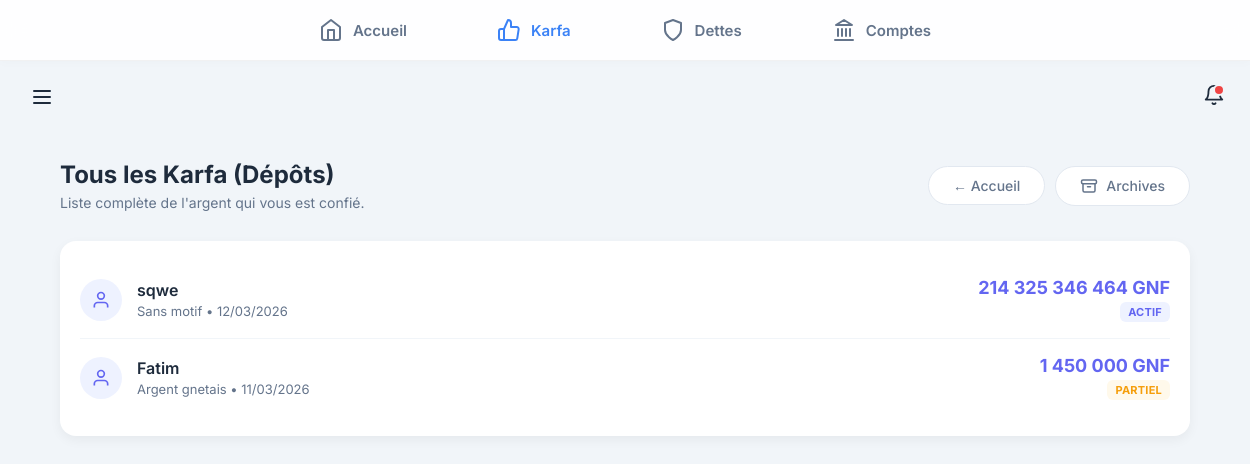
The page /karfa/liste/ (signed in) on the database its author committed.
### backend/modules/karfa/models/karfa_model.py (models this page shows, shortened)
class Karfa(models.Model):
    STATUT_ACTIF = 'ACTIF'
    STATUT_PARTIELLEMENT_RENDU = 'PARTIELLEMENT_RENDU'
    STATUT_RENDU_TOTAL = 'RENDU_TOTAL'
    STATUT_EN_LITIGE = 'EN_LITIGE'
    CHOIX_STATUT = [
        (STATUT_ACTIF, 'En main'),
        (STATUT_PARTIELLEMENT_RENDU, 'Partiellement rendu'),
        (STATUT_RENDU_TOTAL, 'Rendu totalement'),
        (STATUT_EN_LITIGE, 'En litige'),
    ]
    id = models.UUIDField(
        primary_key=True,
        default=uuid.uuid4,
        editable=False,
        verbose_name='ID'
    )
    beneficiaire = models.CharField(
        max_length=100,
        verbose_name='Bénéficiaire'
    )
    montant_initial = models.DecimalField(
        max_digits=12,
        decimal_places=0,
        validators=[MinValueValidator(0)],
        verbose_name='Montant initial (GNF)'
    )
    montant_actuel = models.DecimalField(
        max_digits=12,
        decimal_places=0,
        validators=[MinValueValidator(0)],
        default=0,
        verbose_name='Montant actuel (GNF)'
    )
    devise = models.CharField(
        max_length=3,
        default='GNF',
        editable=False,
        verbose_name='Devise'
    )
    date_creation = models.DateTimeField(
        auto_now_add=True,
        verbose_name='Date de création'
    )
    date_rendu_total = models.DateTimeField(
        null=True,
        blank=True,
        verbose_name='Date de restitution totale'
    )
    statut = models.CharField(
        max_length=20,
        choices=CHOIX_STATUT,
        default=STATUT_ACTIF,
        verbose_name='Statut'
    )
    motif = models.TextField(
        blank=True,
        verbose_name='Motif du dépôt'
    )
    justificatif = models.ImageField(
        upload_to='karfa/justificatifs/%Y/%m/',
        null=True,
        blank=True,
        verbose_name='Justificatif (photo/reçu)'
    )
    archive = models.BooleanField(
        default=False,
        verbose_name='Archivé'
    )
    date_archivage = models.DateTimeField(
        null=True,
        blank=True,
        verbose_name='Date d\'archivage'
    )
    cree_par = models.ForeignKey(
        User,
        on_delete=models.SET_NULL,
        null=True,
        related_name='karfas_crees',
        verbose_name='Créé par'
    )
    class Meta:
        verbose_name = 'Karfa'
        verbose_name_plural = 'Karfas'
        ordering = ['-date_creation']
        constraints = [
            models.UniqueConstraint(
                fields=['beneficiaire', 'motif', 'date_creation'],
                name='unique_karfa_par_beneficiaire_motif_date',
                condition=models.Q(archive=False)
            )
        ]

### backend/modules/karfa/views/liste.py (the view)
# urls.py: path('liste/', liste_tous_karfa, name='liste_tous_karfa'),
@login_required
def liste_tous_karfa(request):
    karfas = Karfa.objects.filter(cree_par=request.user, archive=False).order_by('-date_creation')
    return render(request, 'modules/karfa/tous.html', {'karfas': karfas})

### backend/modules/core/templatetags/custom_filters.py (called while the page is built)
@register.filter
def milliers(value):
    try:
        num = float(value)
        if num == int(num):
            return f"{int(num):,}".replace(",", " ")
        return f"{num:,.3f}".rstrip('0').rstrip('.').replace(",", " ").replace(".", ",")
    except:
        return value

### frontend/templates/modules/karfa/tous.html
{% extends 'base.html' %}
{% load static %}
{% load custom_filters %}
{% block content %}
<link rel="stylesheet" href="{% static 'css/tableaux.css' %}">
<div class="tous-karfa-container" style="max-width: 1200px; margin: 0 auto; padding: 20px;">
    <header class="page-header" style="display: flex; justify-content: space-between; align-items: center; margin-bottom: 30px; flex-wrap: wrap; gap: 15px;">
        <div>
            <h1 class="page-title" style="margin: 0; color: #1e2b3c; font-size: 24px; font-weight: 700;">Tous les Karfa (Dépôts)</h1>
            <p style="margin: 5px 0 0; color: #64748b; font-size: 14px;">Liste complète de l'argent qui vous est confié.</p>
        </div>
        <div class="header-actions" style="display: flex; gap: 10px; align-items: center;">
            <a href="{% url 'karfa:karfa_list' %}" style="background: white; border: 1px solid #e2e8f0; color: #64748b; padding: 10px 24px; border-radius: 30px; text-decoration: none; font-weight: 500; font-size: 14px; display: inline-flex; align-items: center; gap: 8px;">
                ← Accueil
            </a>
            <a href="{% url 'karfa:liste_archives' %}" style="background: white; border: 1px solid #e2e8f0; color: #64748b; padding: 10px 24px; border-radius: 30px; text-decoration: none; font-weight: 500; font-size: 14px; display: inline-flex; align-items: center; gap: 8px;">
                <svg width="18" height="18" viewBox="0 0 24 24" fill="none" stroke="currentColor" stroke-width="2" stroke-linecap="round" stroke-linejoin="round">
                    <rect x="2" y="4" rx="2" ry="2" width="20" height="5"/><path d="M4 9v9a2 2 0 0 0 2 2h12a2 2 0 0 0 2-2V9"/><path d="M10 13h4"/>
                </svg> Archives
            </a>
        </div>
    </header>
    <div class="table-container">
        {% for k in karfas %}
        <a href="{% url 'karfa:detail_karfa' k.id %}" class="table-row">
            <div class="row-left">
                <div class="row-icon" style="background: #eef2ff; color: #6366f1;">
                    <svg width="20" height="20" viewBox="0 0 24 24" fill="none" stroke="currentColor" stroke-width="2">
                        <path d="M20 21v-2a4 4 0 0 0-4-4H8a4 4 0 0 0-4 4v2" />
                        <circle cx="12" cy="7" r="4" />
                    </svg>
                </div>
                <div class="row-info">
                    <span class="row-title">{{ k.beneficiaire|default:"Bénéficiaire" }}</span>
                    <span class="row-subtitle">
                        {{ k.motif|default:"Sans motif" }} • {{ k.date_creation|date:"d/m/Y" }}
                    </span>
                </div>
            </div>
            <div class="row-right">
                <div class="row-amount" style="color: {% if k.statut == 'RENDU_TOTAL' %}#94a3b8{% else %}#6366f1{% endif %};">
                    {{ k.montant_actuel|default:0|milliers }} GNF
                </div>
                {% if k.statut == 'RENDU_TOTAL' %}
                <span class="badge-row" style="background: #f1f5f9; color: #94a3b8;">RENDU</span>
                {% elif k.statut == 'PARTIELLEMENT_RENDU' %}
                <span class="badge-row" style="background: #fff9eb; color: #f59e0b;">PARTIEL</span>
                {% else %}
                <span class="badge-row" style="background: #eef2ff; color: #6366f1;">ACTIF</span>
                {% endif %}
            </div>
        </a>
        {% empty %}
        <div style="text-align: center; padding: 40px; color: #94a3b8; background: white; border-radius: 12px; border: 1px dashed #e2e8f0;">
            Aucun Karfa enregistré.
        </div>
        {% endfor %}
    </div>
</div>
{% endblock %}

### frontend/static/css/base.css (style rules this page uses)
:root { --bg-global: #f1f5f9; --bg-card: #ffffff; --primary: #3b82f6; --text-main: #1e2b3c; --text-muted: #64748b; --nav-height: 60px; --radius-xl: 20px; --radius-md: 12px; --shadow-subtle: 0 4px 15px rgba(0, 0, 0, 0.04); --shadow-hover: 0 8px 25px rgba(0, 0, 0, 0.08); }
body { background-color: var(--bg-global) !important; margin: 0; padding: 0; font-family: 'Inter', sans-serif; color: var(--text-main); padding-bottom: calc(var(--nav-height) + 20px); -webkit-tap-highlight-color: transparent; }
@media (min-width: 768px) { body { padding-bottom: 0; padding-top: calc(var(--nav-height) + 80px); } }

### frontend/static/css/core.css (style rules this page uses)
.page-header { display: flex; justify-content: space-between; align-items: center; margin-bottom: 2rem; }
.page-title { font-size: 1.875rem; font-weight: 700; color: #111827; margin: 0; }
:root { --color-primary-green: #27ae60; --color-primary-dark: #1e2b3c; --color-bg-light: #f8fafc; --color-text-body: #64748b; }
:root { --color-primary-green: #27ae60; --color-primary-dark: #1e2b3c; --color-bg-light: #f8fafc; --color-text-body: #64748b; --color-error: #ef4444; }

### frontend/static/css/tableaux.css (style rules this page uses)
.table-container { background: white; border-radius: 16px; padding: 20px; box-shadow: 0 4px 12px rgba(0, 0, 0, 0.05); margin-bottom: 30px; }
.table-row { display: flex; justify-content: space-between; align-items: center; padding: 16px 0; border-bottom: 1px solid #f1f5f9; text-decoration: none; color: inherit; transition: background 0.2s; }
.table-row:last-child { border-bottom: none; }
.row-left { display: flex; align-items: center; gap: 15px; min-width: 0; }
.row-icon { width: 42px; height: 42px; border-radius: 50%; display: flex; align-items: center; justify-content: center; flex-shrink: 0; }
.row-info { display: flex; flex-direction: column; min-width: 0; }
.row-title { font-weight: 600; font-size: 16px; color: #1e2b3c; white-space: nowrap; overflow: hidden; text-overflow: ellipsis; }
.row-subtitle { font-size: 13px; color: #64748b; margin-top: 3px; white-space: nowrap; overflow: hidden; text-overflow: ellipsis; }
.row-right { text-align: right; display: flex; flex-direction: column; align-items: flex-end; gap: 4px; padding-left: 15px; }
.row-amount { font-weight: 700; font-size: 18px; color: #1e2b3c; white-space: nowrap; }
.badge-row { padding: 3px 8px; border-radius: 6px; font-size: 11px; font-weight: 700; text-transform: uppercase; letter-spacing: 0.02em; }

### rows shown on the page
Karfa: beneficiaire "sqwe", motif "Sans motif", date_creation "12/03/2026", montant_actuel|milliers "214 325 346 464", statut "ACTIF"
Karfa: beneficiaire "Fatim", motif "Argent gnetais", date_creation "11/03/2026", montant_actuel|milliers "1 450 000", shows "PARTIEL"
